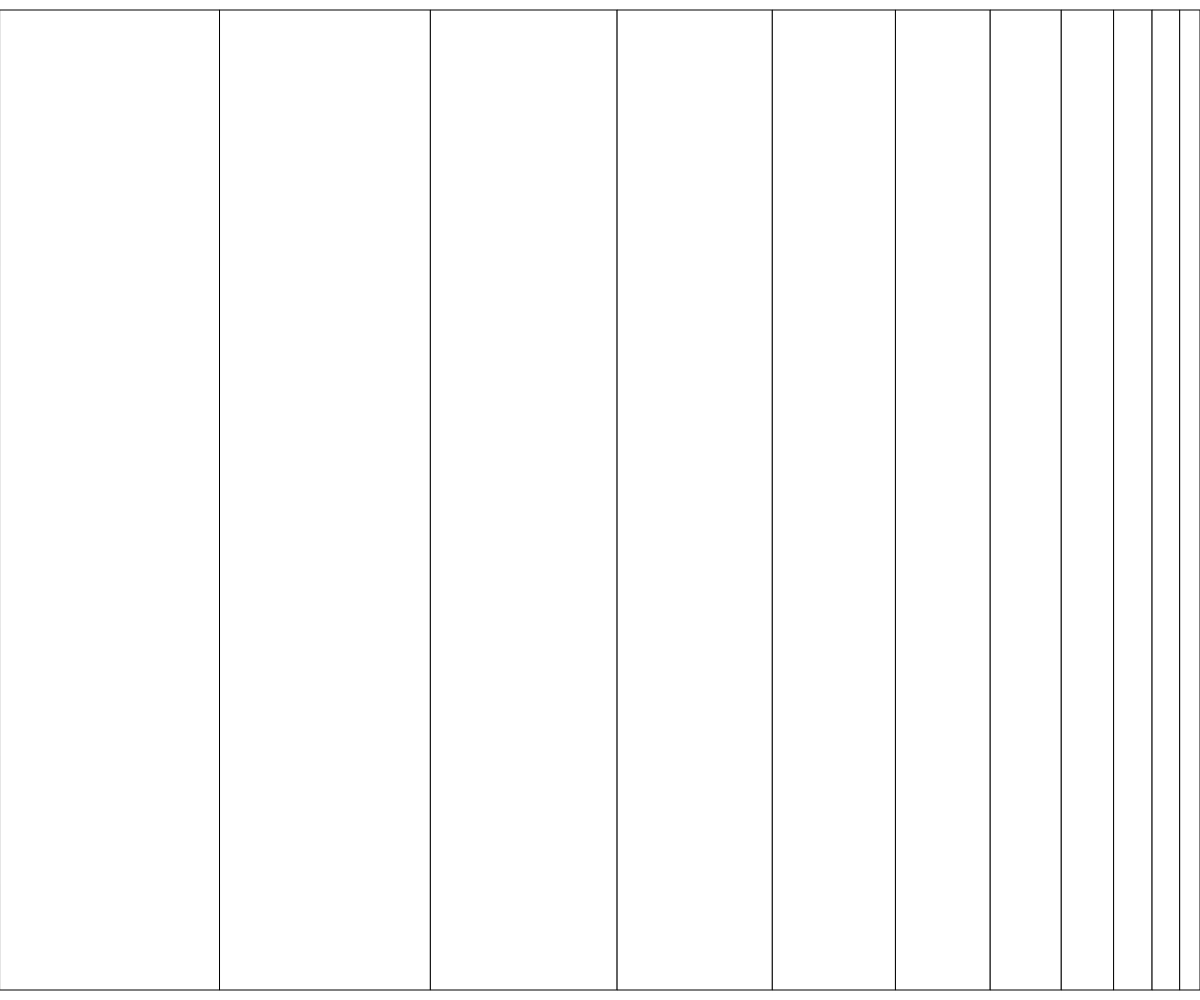
Frame 1 (no input)
Frame 60 (no input): identical to frame 1, image omitted
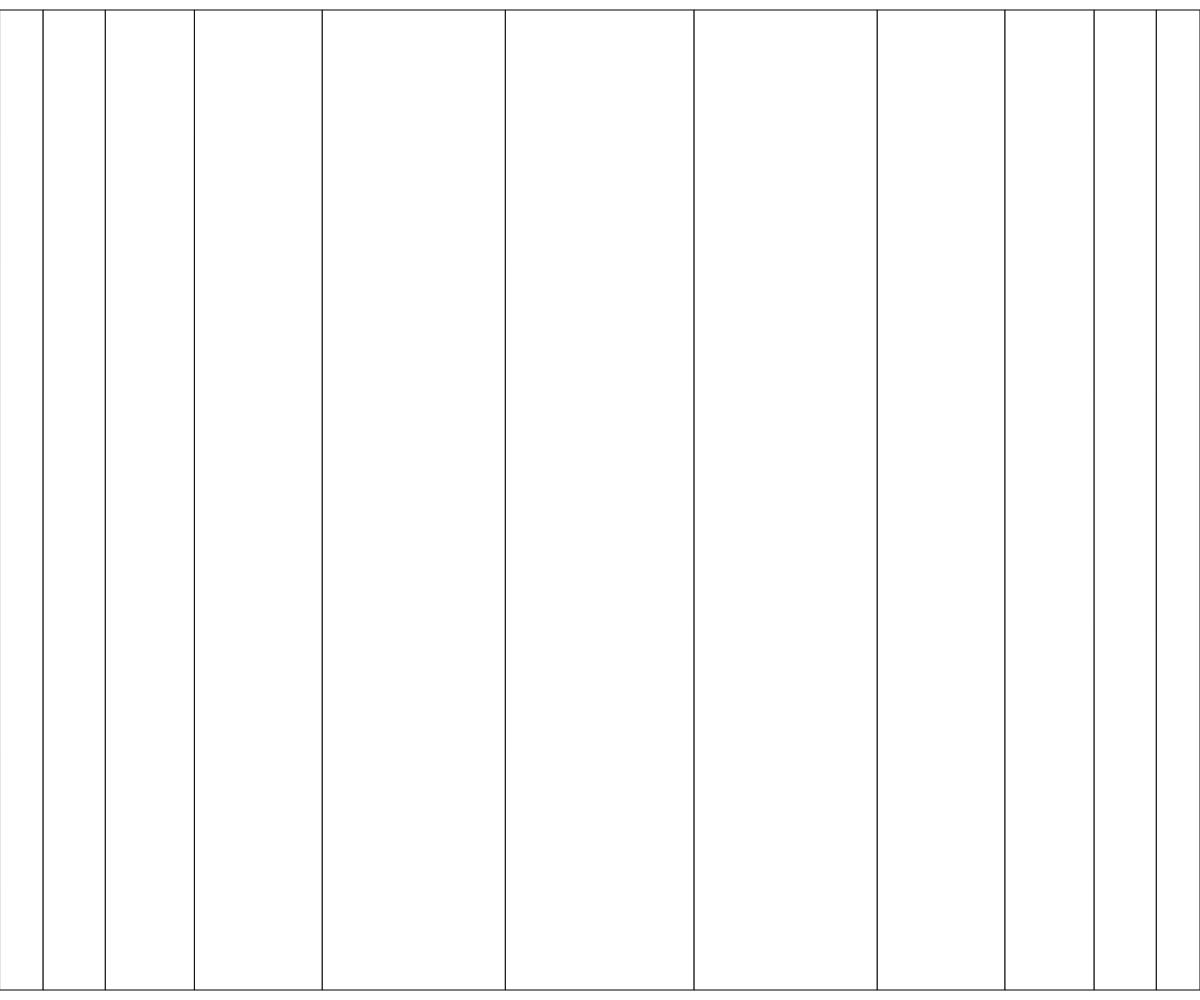
Frame 120 (the mouse pressed at the canvas centre since frame 60)

The p5.js sketch that drew these frames (run headless with seeded random() and noise() and a simulated clock; from frame 60 on, the mouse is pressed at the canvas centre):

// p5.js sketch
// ── sketch.js
let bandLength = 800; // Gesamtlänge des Bandes
const pointCount = 10; // Anzahl der Punkte auf dem Band
const points = []; // Array, um die Punkte zu speichern
const origpoints = []; // Array, um die Punkte zu speichern
const influenceRadius = 100; // Einflussradius der Maus
const alpha = 0.3; // Steuerung der Gewichtsfunktion


function setup() {
  createCanvas(windowWidth, windowHeight);
  bandLength = windowWidth;

  initializeBand()
}

function draw() {
  background(255);
  calculateWeights();
 updateBand();
//rectMode(CENTER);
  
  for (let i = 0; i < points.length; i++) {
    let next = width;
    if(i<points.length-1){
      next=points[i+1].x;
    }
    let d=next-points[i].x;
    //ellipse(points[i].x, points[i].y, 3,3);
    //line(points[i].x, 0, points[i].x, height);
    rect(points[i].x, 10, d, height-20);
  } 
}


// Initialisiere das Band (gleichmäßig verteilte Punkte)
function initializeBand() {
  for (let i = 0; i <= pointCount; i++) {
      points.push({
          x: (i / pointCount) * bandLength,
          y: height / 2
      });
      origpoints.push({
        x: (i / pointCount) * bandLength,
        y: height / 2
    });
  }
}

// Berechne die Gewichtsfunktion basierend auf der Mausdistanz
function calculateWeights() {
  const weights = origpoints.map(point => {
      const distance = Math.hypot(point.x - mouseX, point.y - mouseY);
      return Math.exp(-alpha * Math.max(10, distance - influenceRadius) / influenceRadius);
      
  });

  //console.log(weights)

  // Normalisiere die Gewichte
  const weightSum = weights.reduce((sum, w) => sum + w, 0);
 //console.log(weightSum);
  return weights.map(w => w / weightSum);
}

// Aktualisiere die Punkte des Bandes basierend auf den Gewichten
function updateBand() {
  const weights = calculateWeights();
  //console.log(weights);
  const segmentLength = bandLength / pointCount;

  // Setze den Startpunkt
  points[0].x = 0;
  points[0].y = height / 2;

  for (let i = 1; i < points.length; i++) {
      const prev = points[i - 1];
      const direction = {
          x: weights[i-1] * segmentLength*pointCount,
          y: 0 // Fixiere das Band vorerst horizontal
      };
      points[i].x = prev.x + direction.x;
      points[i].y = prev.y + direction.y;
  }
}
